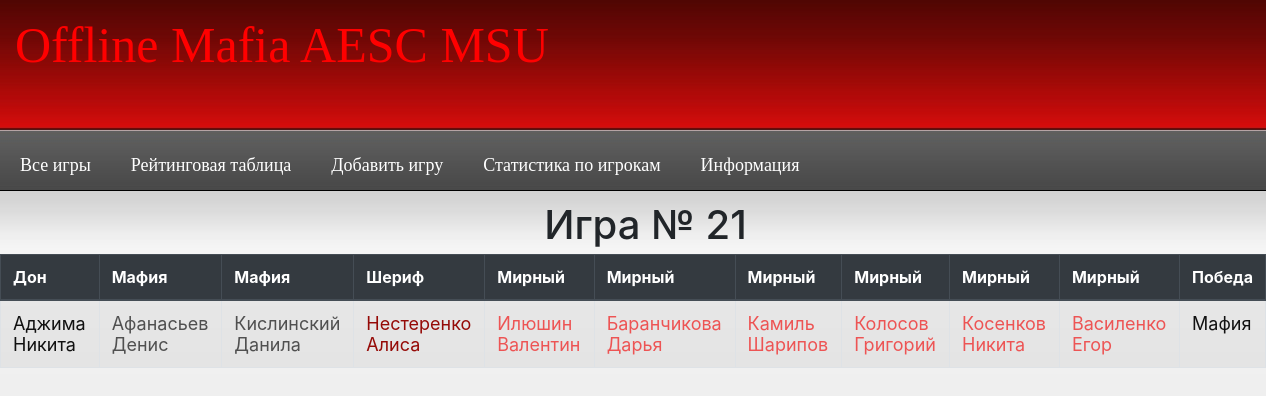
The page /offlinemafia.ru/gameinfo.php?id=21 on the database its author committed.
### tables this page shows
CREATE TABLE `log` (
  `id` int(11) NOT NULL,
  `game_id` int(11) NOT NULL,
  `name` varchar(255) NOT NULL,
  `role` varchar(255) NOT NULL,
  `win` tinyint(1) NOT NULL,
  `best` int(11) NOT NULL
);

### offlinemafia.ru/gameinfo.php (the view)
<?php
require 'header.php';
$game_id = $_GET['id'] - 1;
$sql = "SELECT * FROM `log` WHERE `game_id` = $game_id";
$result = mysqli_query($link, $sql);
$arr = mysqli_fetch_all($result, 1);
?>
<div id ="container" >
    <h1 align = 'center'>Игра № <?=$_GET['id']?></h1>
    <table class ="table table-bordered table-striped">
        <thead class = "thead-dark">
            <th scope="col">Дон</th>
            <th scope="col">Мафия</th>
            <th scope="col">Мафия</th>
            <th scope="col">Шериф</th>
            <th scope="col">Мирный</th>
            <th scope="col">Мирный</th>
            <th scope="col">Мирный</th>
            <th scope="col">Мирный</th>
            <th scope="col">Мирный</th>
            <th scope="col">Мирный</th>
            <th scope ="col">Победа</th>
        </thead>
        <tbody class = "table-stripped">
            <tr>
            <?php
            foreach ($arr as $gamer){
                if ($gamer["role"] == "don"){
                    echo "<td><a href = 'stat.php?id={$gamers[$gamer['name']]}' class = 'dontext'>{$gamer['name']}</a></td>";
                }
            }
            foreach ($arr as $gamer){
                if ($gamer["role"] == "mafia"){
                    echo "<td><a href = 'stat.php?id={$gamers[$gamer['name']]}' class = 'mafiatext'>{$gamer['name']}</a></td>";
                }
            }
            foreach ($arr as $gamer){
                if ($gamer["role"] == "sheriff"){
                    echo "<td><a href = 'stat.php?id={$gamers[$gamer['name']]}' class = 'cooltext'>{$gamer['name']}</a></td>";
                }
            }
            foreach ($arr as $gamer){
                if ($gamer["role"] == "town"){
                    echo "<td><a href = 'stat.php?id={$gamers[$gamer['name']]}' class = 'towntext'>{$gamer['name']}</a></td>";
                }
            }
            if (($arr[0]["win"] == 1 && ($arr[0]["role"] == 'town' || $arr[0]["role"] == 'sheriff')) || ($arr[0]["win"] == 0 && ($arr[0]["role"] == 'mafia' || $arr[0]["role"] == "don"))){
                echo "<td class = 'cooltext'>Город</td>";
            }else {
                echo "<td class = 'dontext'>Мафия</td>";
            }
            ?>
            </tr>
        </tbody>
    </table>
</div>
<?php
require 'footer.php';
?>

### offlinemafia.ru/style.css (style rules this page uses)
* { padding: 0;margin: 0; }
body { background: #d9d9d9 url(public/images/95.jpg) repeat-x; }
body h1 { margin-top: 5px; margin-left: 25px; margin-bottom: 5px; }
.dontext { font-size: 18px; color: #111111; }
.mafiatext { font-size: 18px; color: #505050; }
.towntext { font-size: 18px; color: #ed5454; }
.cooltext { font-size: 18px; color: #950a07; }

### rows shown on the page
log: name "Аджима Никита"
log: name "Афанасьев Денис"
log: name "Кислинский Данила"
log: name "Нестеренко Алиса"
log: name "Илюшин Валентин"
log: name "Баранчикова Дарья"
log: name "Камиль Шарипов"
log: name "Колосов Григорий"
log: name "Косенков Никита"
log: name "Василенко Егор"

### other values the page prints
$_GET['id'] "21"
